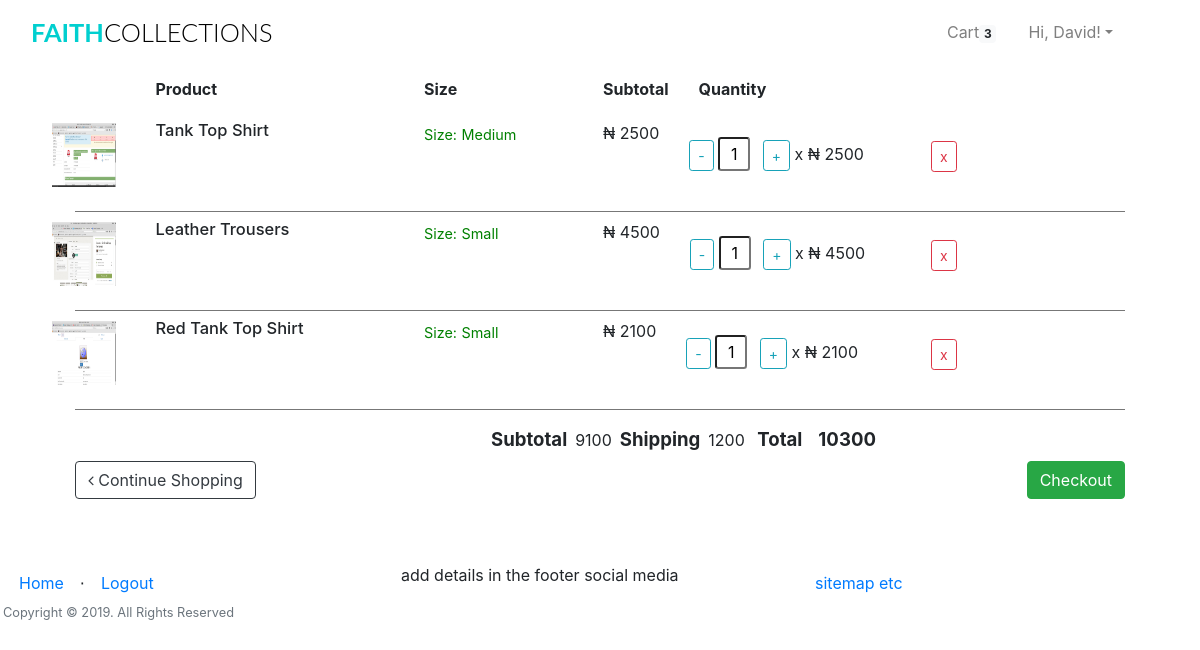
Screenshot of /cart/ (signed in) with the database file from the repository.
### app/models.py (models this page shows, shortened)
class User(UserMixin, db.Model):
	__tablename__="user"
	id = db.Column(db.Integer, primary_key=True)
	firstname = db.Column(db.String(24), index=True)
	lastname = db.Column(db.String(24), index=True)
	email = db.Column(db.String(50), index=True, unique=True)
	password_hash = db.Column(db.String)
	phonenumber = db.Column(db.String(18), index=True, unique=True)
	is_admin = db.Column(db.Boolean, default = False)
	order = db.relationship("Order", backref='ordered_products')
	kart = db.relationship('Kart', uselist=False, backref='user_kart')
	shipping_info = db.relationship('ShippingInfo', backref='shipping',lazy='dynamic')

class Kart(db.Model):
	id = db.Column(db.Integer, primary_key=True)
	product_id = db.Column(db.Integer, db.ForeignKey('product.id'))
	product = db.relationship('Products', uselist=False)
	quantity = db.Column(db.Integer)
	subtotal = db.Column(db.Integer)
	user_id = db.Column(db.Integer, db.ForeignKey('user.id'))
	user = db.relationship('User', uselist=False, backref='user')

class Products(db.Model):
	__tablename__ = 'product'
	id = db.Column(db.Integer, primary_key=True)
	product_name = db.Column(db.String(100), index=True)
	product_price = db.Column(db.Integer, index=True)
	product_image = db.Column(db.String(120),index=True)
	product_description = db.Column(db.String(200), index=True)
	product_stock = db.Column(db.Integer, index = True)
	product_size = db.Column(db.String(5), index = True)
	categories_id = db.Column(db.Integer, db.ForeignKey('categories.id'))
	order = db.relationship('Order', secondary=association_table, backref='my_orders', lazy='dynamic')

### app/users/routes.py (the view)
@users.route('/cart/',methods = ["GET","POST"])
def cart():
	if current_user.is_anonymous:
		count = 0
		user = 0
		cartlist = []
	else:
		user = current_user.id
		count = Kart.query.filter_by(user_id =user).count()
		cartlist = Kart.query.filter_by(user_id=user).all()
	form = CartForm()
	price = ShippingPrice()
	items_subtotals = subtotals()
	if current_user.is_anonymous:
		flash('please login or register to be able to add a shipping address')
		return render_template('users/cart.html', count= count, cartlist= cartlist,
	title = "Cart", form = form, price=price, items_subtotals=items_subtotals)
	return render_template('users/cart.html', count= count, cartlist= cartlist,
	title = "Cart", form = form, price=price,items_subtotals=items_subtotals)

### app/users/forms.py
class CartForm(FlaskForm):
	quantity = IntegerField('1', validators=[DataRequired()])
	submit = SubmitField('Submit')

### app/models.py (called while the page is built)
@login_manager.user_loader
def load_user(id):
    return User.query.get(int(id))

### app/users/routes.py (called while the page is built)
def ShippingPrice():
	if current_user.is_authenticated:
		item_num = Kart.query.filter_by(user_id = current_user.id).count()
	else:
		item_num = Kart.query.filter_by(user_id = 0).count()
	shipping_price = 0
	if item_num >= 1:
		shipping_price = 1200
	elif item_num >= 5:
		shipping_price = 2500
	else:
		pass
	return shipping_price

def subtotals():
	if current_user.is_authenticated:
		get_products = Kart.query.filter_by(user_id = current_user.id).all()
	else:
		get_products = Kart.query.filter_by(user_id = 0).all()
	items_subtotal = 0
	for price in get_products:
		items_subtotal+=int(price.subtotal)
	return items_subtotal

### app/templates/users/cart.html (shortened to what this page needs)
{% extends "base.html" %}
{% block body%}
<link href="//maxcdn.bootstrapcdn.com/font-awesome/4.1.0/css/font-awesome.min.css" rel="stylesheet">
<link href="{{ url_for('static', filename='css/cart.css')}}" rel="stylesheet">
<div class="container">
		{% if current_user.is_authenticated %}
	<div class="container">
		<div class="row hide">
				<div class="col-1">
				</div>
				<div class="col-6 col-md-3">
					<strong>Product</strong>
				</div>
				<div class="col-3 col-md-2">
						<strong>Size</strong>
				</div>
				<div class="col-auto left">
						<strong>Subtotal</strong>
				</div>
				<div class="col-auto col-md-3">
						<strong>Quantity</strong>
				</div>
		</div>
		{% for items in cartlist %}
		<div class="row">
			<div class="col-1">
				<img src="{{ items.product.product_image }}" class="item-img img-responsive"/>
			</div>
			<div class="col-6 col-md-3">
					<h6 class="nomargin">
							<p>{{ items.product.product_name }}</p>
						</h6>
			</div>
			<div class="col-3 col-md-2">
					<span class="size">Size:</span>
					<span class="size">{{ items.product.product_size }}</span>
			</div>
			<div class="col-auto left">
					<p>
							<span class="iso">₦</span>
							<span class="item-total{{items.id}} item-total">{{items.subtotal}}
						</span></p>
			</div>
			<div class="col-auto col-md-4">
					<form action="{{url_for('users.quantity_update', id=items.id)}}" class="form-inline"
					style="padding:0;margin:0;">
						<p>
							<input id="minus-btn" type="button" class="minus-btn{{items.id}} btn btn-sm btn-outline-info" value="-">
								<input type="text" name="quantity" class="qty form-control-sm"
								id="qty{{items.id}}" value="{{items.quantity}}" readonly>
							<input id="plus-btn" type="button" class="plus-btn{{items.id}} 	btn btn-sm btn-outline-info" value="+">
							 <span class="times">x</span> <span class="iso">₦</span> <span class="item-price{{items.id}}"> {{ items.product.product_price }}</span>
						</p>
					</form>
			</div>
			<div class="col-3 col-md-2 actions">
					<a href="{{ url_for('users.remove_item', id=items.id) }}"
					class=" btn btn-outline-danger btn-sm">x</a>
			</div>
		</div>
		<div class="line"></div>
		{% endfor %}
		<div class="table-crt">
				<strong>Subtotal</strong>
				<span id="subtotal_value">{{items_subtotals}}</span>
				<strong>Shipping</strong>
				{{ price }}
				<strong>Total</strong>
				<strong><span id ="total-final">{{items_subtotals + price}}</span></strong>
		</div>
					<a href="{{ url_for('home.homepage') }}" class="btn btn-outline-dark continue-shopping"><i class="fa fa-angle-left"></i> Continue Shopping</a>
					<a href="#" class="btn btn-success checkout-btn float-right" data-toggle="modal"
						data-target="#exampleModalCenter">Checkout</a>
</div>
	</div>
</div>
{% endif %}
{% endblock %}

### app/templates/base.html (shortened to what this page needs)
<html>
    <head>
        <link href="{{ url_for('static', filename='css/bootstrap.min.css') }}"rel="stylesheet">
        <link href="{{ url_for('static', filename='css/st.css') }}"rel="stylesheet">
    </head>
    <body>
            <div class="container-fluid mt-1 mb-3">
                <nav class="navbar navbar-expand-lg navbar-light">
                    <h1 class="brand_name">
                        <a class="navbar-brand" href="{{ url_for('home.homepage') }}">Faith<span>Collections</span></a>
                    </h1>
                    <div class="collapse navbar-collapse" id="navbarTogglerDemo03">
                    <ul class="navbar-nav ml-auto mr-5 mt-2 mt-lg-0">
                            {% if current_user.is_authenticated %}
                            {% if current_user.is_admin %}
                            <li class="nav-item ml-3">
                              <a class="nav-link active" href="{{ url_for('home.admin_dashboard') }}">Dashboard</a>
                            </li>
                            <li class="nav-item ml-3">
                              <a class="nav-link" href="{{ url_for('admin.list_categories') }}">Categories</a>
                            </li>
                            <li class="nav-item ml-3">
                              <a class="nav-link" href="{{ url_for('admin.list_products') }}">Products</a>
                            </li>
                            <li class="nav-item ml-3">
                              <a class="nav-link" href="#" >Orders</a>
                            </li>
                            {% else %}
                              <li class="nav-item ml-3">
                                <a class="nav-link" href="{{ url_for('users.cart') }}">Cart<span class="badge badge-light">{{ count }}</span></a>
                              </li>
                              {% endif %}
                              <li class="nav-item dropdown ml-3">
                                    <a class="nav-link dropdown-toggle" data-toggle="dropdown" href="#" role="button" aria-haspopup="true" aria-expanded="false">
                                        Hi, {{ current_user.firstname }}!</a>
                                  </li>
                                    {% endif %}
                    </ul>
                    </div>
                </nav>
            </div>
    <div class=" container">
            {% block body %}
            {% endblock %}
    <div class="push"></div>
    <div class="container-fluid">
        <footer>
                <div class="row">
                        <div class="col">
                                <ul class="nav">
                                    <li class=" nav-item" ><a class="nav-link" href="{{ url_for('home.homepage') }}">Home</a></li>
                                    <li class="footer-menu-divider mt-2">⋅</li>
                                    {% if current_user.is_authenticated %}
                                        <li class=" nav-item" ><a class="nav-link" href="{{ url_for('auth.logout') }}">Logout</a></li>
                                    {% else %}
                                        <li class=" nav-item" ><a class="nav-link" href="{{ url_for('auth.register') }}">Register</a></li>
                                        <li class="footer-menu-divider mt-2">⋅</li>
                                        <li class=" nav-item" ><a class="nav-link" href="{{ url_for('auth.login') }}">Login</a></li>
                                    {% endif %}
                                </ul>
                                <p class="copyright text-muted small">Copyright © 2019. All Rights Reserved</p>
                        </div>
                        <div class="col">
                                <ul class="d-inline-block">
                                 <li class="d-inline-block">add details in the footer</li>
                                 <li class="d-inline-block">social media</li>
                                </ul>
                        </div>
                        <div class="col">
                            <ul class="nav">
                            <li class="d-inline-block"><a class="nav-link" href="#">sitemap etc</a></li>
                            </ul>
                        </div>
                </div>
        </footer>
    </div>
    </body>
</html>

### app/static/css/st.css (style rules this page uses)
.brand_name .navbar-brand { font-size:1.59rem; text-transform: uppercase; font-family: 'Lato', sans-serif; font-weight: 700; color: #333; }
.brand_name >.navbar-brand { color:#01CFCF; text-decoration: none; }
.brand_name >.navbar-brand span { color: #000; font-weight: 300; }
.push { height:4em; }
.row { margin-left: auto; margin-right: auto; margin-bottom: 20px; }
.row:after { content: ""; display: table; clear: both; }
.row .col { float: left; -webkit-box-sizing: border-box; box-sizing: border-box; padding: 0 0.75rem; min-height: 1px; }

### app/static/css/cart.css (style rules this page uses)
p,h1, h3, input, ul, h6 ,h5 { margin: 0; padding: 0; }
ul { list-style-type: none; }
.line { width: 100%; margin-bottom:8px; border-bottom:1px solid #777777; }
.actions { margin-left:auto; margin-right:30px; margin-top: -50px; }
.table-crt { display:table; margin-left: auto; margin-right: 20px; width: 60%; padding: 8px; }
.table-crt > strong { padding: 8px; font-size: 18.59px }
@media screen and (max-width: 1280px) { .row { margin-left: -24px; } }
@media screen and (max-width: 1280px) { .col-1 { margin-left: -14px; } }
@media screen and (max-width: 1280px) { .col-6 { margin-left: 14px; } }
@media screen and (max-width: 1280px) { .nomargin > p { word-wrap: break-word; } }
@media screen and (max-width: 1280px) { .actions { margin-left:auto; margin-right:30px; margin-top: -50px; } }
@media screen and (max-width: 1280px) { .table-crt { display:table; margin-left: auto; margin-right: 20px; width: 60%; padding: 8px; } }
@media screen and (max-width: 1280px) { .table-crt > strong { padding: 8px; font-size: 18.59px } }
.item-img { width:5em; height: 4em; display:inline; padding-right:1em; margin-top: 2px; margin-bottom: 4px; }
.item-img, .item-name { display: inline-block; }
span.size { color:green; line-height: 2; font-size: .90em; }
.nomargin { font-size: 1.03em; text-transform: capitalize; }
.nomargin > p { word-wrap: break-word; }
input.qty { width: 2em; text-align: center; font-size: 1em; padding: .25em; margin: 1em .5em 0 0; }

### rows the page displays
User: firstname "David"
Kart: shows a picture, product.product_name "Tank Top Shirt", product.product_size "Medium", subtotal "2500", quantity "1", product.product_price "2500"
Kart: shows a picture, product.product_name "Leather Trousers", product.product_size "Small", subtotal "4500", quantity "1", product.product_price "4500"
Kart: shows a picture, product.product_name "Red Tank Top Shirt", product.product_size "Small", subtotal "2100", quantity "1", product.product_price "2100"

### other values shown
{{ count }} "3"
{{ items_subtotals }} "9100"
{{ price }} "1200"
{{ items_subtotals + price }} "10300"
